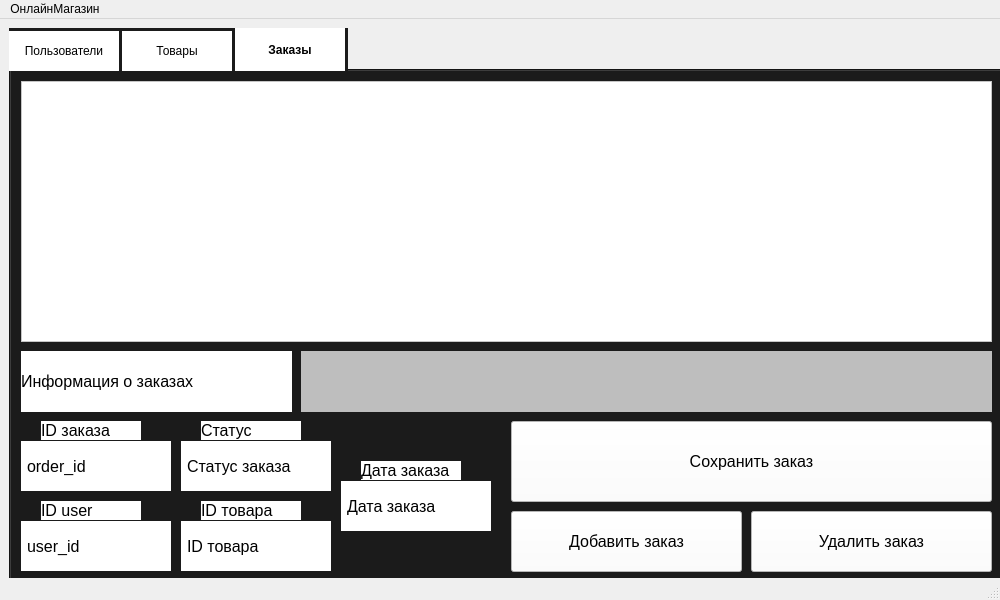
<?xml version="1.0" encoding="UTF-8"?>
<ui version="4.0">
 <class>MainWindow</class>
 <widget class="QMainWindow" name="MainWindow">
  <property name="geometry">
   <rect>
    <x>0</x>
    <y>0</y>
    <width>1000</width>
    <height>600</height>
   </rect>
  </property>
  <property name="minimumSize">
   <size>
    <width>880</width>
    <height>500</height>
   </size>
  </property>
  <property name="maximumSize">
   <size>
    <width>1000</width>
    <height>600</height>
   </size>
  </property>
  <property name="windowTitle">
   <string>Онлайн Магазин</string>
  </property>
  <property name="styleSheet">
   <string notr="true">background-color: rgb(27, 27, 27);

QTabWidget::tab-bar {
    alignment: center;
    left: 5px;
}

QTabBar::tab {
    background:  rgb(255, 255, 255);
    border: 2px solid #FFFFFF;
    min-width: 100px;
        min-height: 30px;
    padding: 3px 3px;
    margin-right: 3px;
}

QTabBar::tab:selected {
    background: #FFFFFF;
    font-weight: bold;
}

QTabBar::tab:!selected {
    margin-top: 3px;
}</string>
  </property>
  <widget class="QWidget" name="centralwidget">
   <layout class="QHBoxLayout" name="horizontalLayout">
    <item>
     <widget class="QTabWidget" name="tabWidget">
      <property name="enabled">
       <bool>true</bool>
      </property>
      <property name="minimumSize">
       <size>
        <width>1300</width>
        <height>600</height>
       </size>
      </property>
      <property name="maximumSize">
       <size>
        <width>1300</width>
        <height>600</height>
       </size>
      </property>
      <property name="styleSheet">
       <string notr="true">background-color: rgb(27, 27, 27);</string>
      </property>
      <property name="currentIndex">
       <number>2</number>
      </property>
      <widget class="QWidget" name="users_tab">
       <attribute name="title">
        <string>Пользователи</string>
       </attribute>
       <widget class="QTableView" name="users_table">
        <property name="geometry">
         <rect>
          <x>10</x>
          <y>10</y>
          <width>971</width>
          <height>261</height>
         </rect>
        </property>
        <property name="styleSheet">
         <string notr="true">background-color: rgb(255, 255, 255);

qproperty-alignment: AlignCenter; </string>
        </property>
       </widget>
       <widget class="QPushButton" name="add_row_user">
        <property name="geometry">
         <rect>
          <x>500</x>
          <y>440</y>
          <width>231</width>
          <height>61</height>
         </rect>
        </property>
        <property name="styleSheet">
         <string notr="true">background-color: rgb(255, 255, 255);

font-size: 16px;
qproperty-alignment: AlignCenter; </string>
        </property>
        <property name="text">
         <string>Добавить пользователя</string>
        </property>
       </widget>
       <widget class="QPushButton" name="remove_row_user">
        <property name="geometry">
         <rect>
          <x>740</x>
          <y>440</y>
          <width>241</width>
          <height>61</height>
         </rect>
        </property>
        <property name="styleSheet">
         <string notr="true">background-color: rgb(255, 255, 255);

font-size: 16px;
qproperty-alignment: AlignCenter; </string>
        </property>
        <property name="text">
         <string>Удалить пользователя</string>
        </property>
       </widget>
       <widget class="QLabel" name="client_info">
        <property name="geometry">
         <rect>
          <x>10</x>
          <y>280</y>
          <width>271</width>
          <height>61</height>
         </rect>
        </property>
        <property name="styleSheet">
         <string notr="true">background-color: rgb(255, 255, 255);

font-size: 16px;
qproperty-alignment: AlignCenter; </string>
        </property>
        <property name="text">
         <string>Информация о пользователе</string>
        </property>
       </widget>
       <widget class="QLabel" name="user_id">
        <property name="geometry">
         <rect>
          <x>10</x>
          <y>370</y>
          <width>150</width>
          <height>50</height>
         </rect>
        </property>
        <property name="minimumSize">
         <size>
          <width>150</width>
          <height>50</height>
         </size>
        </property>
        <property name="maximumSize">
         <size>
          <width>150</width>
          <height>50</height>
         </size>
        </property>
        <property name="styleSheet">
         <string notr="true">border: 2px solid white;
background-color: rgb(255, 255, 255);

font-size: 16px;
qproperty-alignment: AlignCenter; </string>
        </property>
        <property name="text">
         <string>user_id</string>
        </property>
       </widget>
       <widget class="QLabel" name="first_name">
        <property name="geometry">
         <rect>
          <x>170</x>
          <y>370</y>
          <width>150</width>
          <height>50</height>
         </rect>
        </property>
        <property name="minimumSize">
         <size>
          <width>150</width>
          <height>50</height>
         </size>
        </property>
        <property name="maximumSize">
         <size>
          <width>150</width>
          <height>50</height>
         </size>
        </property>
        <property name="styleSheet">
         <string notr="true">border: 2px solid white; /* Тонкая серая рамка */

font-size: 16px;
qproperty-alignment: AlignCenter; 
background-color: rgb(255, 255, 255);</string>
        </property>
        <property name="text">
         <string>Имя </string>
        </property>
       </widget>
       <widget class="QLabel" name="last_name">
        <property name="geometry">
         <rect>
          <x>10</x>
          <y>450</y>
          <width>150</width>
          <height>50</height>
         </rect>
        </property>
        <property name="minimumSize">
         <size>
          <width>150</width>
          <height>50</height>
         </size>
        </property>
        <property name="maximumSize">
         <size>
          <width>150</width>
          <height>50</height>
         </size>
        </property>
        <property name="styleSheet">
         <string notr="true">border: 2px solid white;

font-size: 16px;
qproperty-alignment: AlignCenter; 
background-color: rgb(255, 255, 255);</string>
        </property>
        <property name="text">
         <string>Фамилия </string>
        </property>
       </widget>
       <widget class="QLabel" name="email">
        <property name="geometry">
         <rect>
          <x>170</x>
          <y>450</y>
          <width>150</width>
          <height>50</height>
         </rect>
        </property>
        <property name="minimumSize">
         <size>
          <width>150</width>
          <height>50</height>
         </size>
        </property>
        <property name="maximumSize">
         <size>
          <width>150</width>
          <height>50</height>
         </size>
        </property>
        <property name="styleSheet">
         <string notr="true">border: 2px solid white;

font-size: 16px;
qproperty-alignment: AlignCenter; 
background-color: rgb(255, 255, 255);</string>
        </property>
        <property name="text">
         <string>Почта</string>
        </property>
       </widget>
       <widget class="QLabel" name="phone">
        <property name="geometry">
         <rect>
          <x>330</x>
          <y>370</y>
          <width>150</width>
          <height>50</height>
         </rect>
        </property>
        <property name="minimumSize">
         <size>
          <width>150</width>
          <height>50</height>
         </size>
        </property>
        <property name="maximumSize">
         <size>
          <width>150</width>
          <height>50</height>
         </size>
        </property>
        <property name="styleSheet">
         <string notr="true">border: 2px solid white;

font-size: 16px;
qproperty-alignment: AlignCenter; 
background-color: rgb(255, 255, 255);</string>
        </property>
        <property name="text">
         <string>Номер телефона</string>
        </property>
       </widget>
       <widget class="QLabel" name="adres">
        <property name="geometry">
         <rect>
          <x>330</x>
          <y>450</y>
          <width>150</width>
          <height>50</height>
         </rect>
        </property>
        <property name="minimumSize">
         <size>
          <width>150</width>
          <height>50</height>
         </size>
        </property>
        <property name="maximumSize">
         <size>
          <width>150</width>
          <height>50</height>
         </size>
        </property>
        <property name="styleSheet">
         <string notr="true">border: 2px solid white;

font-size: 16px;
qproperty-alignment: AlignCenter; 
background-color: rgb(255, 255, 255);</string>
        </property>
        <property name="text">
         <string>Адрес</string>
        </property>
       </widget>
       <widget class="QPushButton" name="save_users">
        <property name="geometry">
         <rect>
          <x>500</x>
          <y>350</y>
          <width>481</width>
          <height>81</height>
         </rect>
        </property>
        <property name="styleSheet">
         <string notr="true">background-color: rgb(255, 255, 255);

font-size: 16px;
qproperty-alignment: AlignCenter; </string>
        </property>
        <property name="text">
         <string>Сохранить пользователя</string>
        </property>
       </widget>
       <widget class="QLabel" name="label_saved_users">
        <property name="geometry">
         <rect>
          <x>290</x>
          <y>280</y>
          <width>691</width>
          <height>61</height>
         </rect>
        </property>
        <property name="toolTip">
         <string>&lt;html&gt;&lt;head/&gt;&lt;body&gt;&lt;p align=&quot;center&quot;&gt;Окно ошибок. Тут выходят ошибки с таблицами&lt;/p&gt;&lt;/body&gt;&lt;/html&gt;</string>
        </property>
        <property name="styleSheet">
         <string notr="true">background-color: rgb(190, 190, 190);</string>
        </property>
        <property name="text">
         <string>&lt;html&gt;&lt;head/&gt;&lt;body&gt;&lt;p align=&quot;center&quot;&gt;&lt;br/&gt;&lt;/p&gt;&lt;/body&gt;&lt;/html&gt;</string>
        </property>
       </widget>
       <widget class="QLabel" name="info_label">
        <property name="geometry">
         <rect>
          <x>30</x>
          <y>350</y>
          <width>100</width>
          <height>19</height>
         </rect>
        </property>
        <property name="minimumSize">
         <size>
          <width>100</width>
          <height>19</height>
         </size>
        </property>
        <property name="maximumSize">
         <size>
          <width>100</width>
          <height>10</height>
         </size>
        </property>
        <property name="styleSheet">
         <string notr="true">border: 0px solid white;
background-color: rgb(255, 255, 255);
font-size: 16px;
qproperty-alignment: AlignCenter; </string>
        </property>
        <property name="text">
         <string>id </string>
        </property>
       </widget>
       <widget class="QLabel" name="info_label_2">
        <property name="geometry">
         <rect>
          <x>190</x>
          <y>350</y>
          <width>100</width>
          <height>19</height>
         </rect>
        </property>
        <property name="minimumSize">
         <size>
          <width>100</width>
          <height>19</height>
         </size>
        </property>
        <property name="maximumSize">
         <size>
          <width>100</width>
          <height>10</height>
         </size>
        </property>
        <property name="styleSheet">
         <string notr="true">border: 0px solid white;
background-color: rgb(255, 255, 255);

font-size: 16px;
qproperty-alignment: AlignCenter; </string>
        </property>
        <property name="text">
         <string>Имя</string>
        </property>
       </widget>
       <widget class="QLabel" name="info_label_3">
        <property name="geometry">
         <rect>
          <x>30</x>
          <y>430</y>
          <width>100</width>
          <height>19</height>
         </rect>
        </property>
        <property name="minimumSize">
         <size>
          <width>100</width>
          <height>19</height>
         </size>
        </property>
        <property name="maximumSize">
         <size>
          <width>100</width>
          <height>10</height>
         </size>
        </property>
        <property name="styleSheet">
         <string notr="true">border: 0px solid white;
background-color: rgb(255, 255, 255);
font-size: 16px;
qproperty-alignment: AlignCenter; </string>
        </property>
        <property name="text">
         <string>Фамилия</string>
        </property>
       </widget>
       <widget class="QLabel" name="info_label_4">
        <property name="geometry">
         <rect>
          <x>190</x>
          <y>430</y>
          <width>100</width>
          <height>19</height>
         </rect>
        </property>
        <property name="minimumSize">
         <size>
          <width>100</width>
          <height>19</height>
         </size>
        </property>
        <property name="maximumSize">
         <size>
          <width>100</width>
          <height>10</height>
         </size>
        </property>
        <property name="styleSheet">
         <string notr="true">border: 0px solid white;
background-color: rgb(255, 255, 255);
font-size: 16px;
qproperty-alignment: AlignCenter; </string>
        </property>
        <property name="text">
         <string>Почта</string>
        </property>
       </widget>
       <widget class="QLabel" name="info_label_5">
        <property name="geometry">
         <rect>
          <x>350</x>
          <y>350</y>
          <width>100</width>
          <height>19</height>
         </rect>
        </property>
        <property name="minimumSize">
         <size>
          <width>100</width>
          <height>19</height>
         </size>
        </property>
        <property name="maximumSize">
         <size>
          <width>100</width>
          <height>10</height>
         </size>
        </property>
        <property name="styleSheet">
         <string notr="true">border: 0px solid white;
background-color: rgb(255, 255, 255);
font-size: 16px;
qproperty-alignment: AlignCenter; </string>
        </property>
        <property name="text">
         <string>Телефон</string>
        </property>
       </widget>
       <widget class="QLabel" name="info_label_6">
        <property name="geometry">
         <rect>
          <x>350</x>
          <y>430</y>
          <width>100</width>
          <height>19</height>
         </rect>
        </property>
        <property name="minimumSize">
         <size>
          <width>100</width>
          <height>19</height>
         </size>
        </property>
        <property name="maximumSize">
         <size>
          <width>100</width>
          <height>10</height>
         </size>
        </property>
        <property name="styleSheet">
         <string notr="true">background-color: rgb(255, 255, 255);
border: 0px solid white;

font-size: 16px;
qproperty-alignment: AlignCenter; </string>
        </property>
        <property name="text">
         <string>Адрес</string>
        </property>
       </widget>
      </widget>
      <widget class="QWidget" name="products_tab">
       <attribute name="title">
        <string>Товары</string>
       </attribute>
       <widget class="QTableView" name="products_table">
        <property name="geometry">
         <rect>
          <x>10</x>
          <y>10</y>
          <width>971</width>
          <height>261</height>
         </rect>
        </property>
        <property name="styleSheet">
         <string notr="true">background-color: rgb(255, 255, 255);
</string>
        </property>
       </widget>
       <widget class="QLabel" name="credit_info">
        <property name="geometry">
         <rect>
          <x>10</x>
          <y>280</y>
          <width>271</width>
          <height>61</height>
         </rect>
        </property>
        <property name="styleSheet">
         <string notr="true">background-color: rgb(255, 255, 255);

font-size: 16px;
qproperty-alignment: AlignCenter; </string>
        </property>
        <property name="text">
         <string>Информация о товаре</string>
        </property>
       </widget>
       <widget class="QPushButton" name="add_row_products">
        <property name="geometry">
         <rect>
          <x>500</x>
          <y>440</y>
          <width>231</width>
          <height>61</height>
         </rect>
        </property>
        <property name="minimumSize">
         <size>
          <width>0</width>
          <height>0</height>
         </size>
        </property>
        <property name="styleSheet">
         <string notr="true">background-color: rgb(255, 255, 255);

font-size: 16px;
qproperty-alignment: AlignCenter; </string>
        </property>
        <property name="text">
         <string>Добавить товар</string>
        </property>
       </widget>
       <widget class="QPushButton" name="remove_row_products">
        <property name="geometry">
         <rect>
          <x>740</x>
          <y>440</y>
          <width>241</width>
          <height>61</height>
         </rect>
        </property>
        <property name="styleSheet">
         <string notr="true">background-color: rgb(255, 255, 255);

font-size: 16px;
qproperty-alignment: AlignCenter; </string>
        </property>
        <property name="text">
         <string>Удалить товар</string>
        </property>
       </widget>
       <widget class="QLabel" name="product_id">
        <property name="geometry">
         <rect>
          <x>10</x>
          <y>370</y>
          <width>150</width>
          <height>50</height>
         </rect>
        </property>
        <property name="minimumSize">
         <size>
          <width>150</width>
          <height>50</height>
         </size>
        </property>
        <property name="maximumSize">
         <size>
          <width>150</width>
          <height>50</height>
         </size>
        </property>
        <property name="styleSheet">
         <string notr="true">border: 2px solid white;
background-color: rgb(255, 255, 255);
font-size: 16px;
qproperty-alignment: AlignCenter; </string>
        </property>
        <property name="text">
         <string>product_id</string>
        </property>
       </widget>
       <widget class="QLabel" name="name">
        <property name="geometry">
         <rect>
          <x>170</x>
          <y>370</y>
          <width>150</width>
          <height>50</height>
         </rect>
        </property>
        <property name="minimumSize">
         <size>
          <width>150</width>
          <height>50</height>
         </size>
        </property>
        <property name="maximumSize">
         <size>
          <width>150</width>
          <height>50</height>
         </size>
        </property>
        <property name="styleSheet">
         <string notr="true">border: 2px solid white;
background-color: rgb(255, 255, 255);
font-size: 16px;
qproperty-alignment: AlignCenter; </string>
        </property>
        <property name="text">
         <string>Название товара</string>
        </property>
       </widget>
       <widget class="QLabel" name="description">
        <property name="geometry">
         <rect>
          <x>10</x>
          <y>450</y>
          <width>150</width>
          <height>50</height>
         </rect>
        </property>
        <property name="minimumSize">
         <size>
          <width>150</width>
          <height>50</height>
         </size>
        </property>
        <property name="maximumSize">
         <size>
          <width>150</width>
          <height>50</height>
         </size>
        </property>
        <property name="styleSheet">
         <string notr="true">border: 2px solid white;
background-color: rgb(255, 255, 255);
font-size: 16px;
qproperty-alignment: AlignCenter; </string>
        </property>
        <property name="text">
         <string>Описание</string>
        </property>
       </widget>
       <widget class="QLabel" name="price">
        <property name="geometry">
         <rect>
          <x>330</x>
          <y>410</y>
          <width>150</width>
          <height>50</height>
         </rect>
        </property>
        <property name="minimumSize">
         <size>
          <width>150</width>
          <height>50</height>
         </size>
        </property>
        <property name="maximumSize">
         <size>
          <width>150</width>
          <height>50</height>
         </size>
        </property>
        <property name="styleSheet">
         <string notr="true">border: 2px solid white;
background-color: rgb(255, 255, 255);
font-size: 16px;
qproperty-alignment: AlignCenter; </string>
        </property>
        <property name="text">
         <string>Цена товара</string>
        </property>
       </widget>
       <widget class="QLabel" name="stock">
        <property name="geometry">
         <rect>
          <x>170</x>
          <y>450</y>
          <width>150</width>
          <height>50</height>
         </rect>
        </property>
        <property name="minimumSize">
         <size>
          <width>150</width>
          <height>50</height>
         </size>
        </property>
        <property name="maximumSize">
         <size>
          <width>150</width>
          <height>50</height>
         </size>
        </property>
        <property name="styleSheet">
         <string notr="true">border: 2px solid white;
background-color: rgb(255, 255, 255);
font-size: 16px;
qproperty-alignment: AlignCenter; </string>
        </property>
        <property name="text">
         <string>Количество товара</string>
        </property>
       </widget>
       <widget class="QLabel" name="label_saved_product">
        <property name="geometry">
         <rect>
          <x>290</x>
          <y>280</y>
          <width>691</width>
          <height>61</height>
         </rect>
        </property>
        <property name="styleSheet">
         <string notr="true">background-color: rgb(190, 190, 190);</string>
        </property>
        <property name="text">
         <string/>
        </property>
       </widget>
       <widget class="QPushButton" name="save_products">
        <property name="geometry">
         <rect>
          <x>500</x>
          <y>350</y>
          <width>481</width>
          <height>81</height>
         </rect>
        </property>
        <property name="styleSheet">
         <string notr="true">background-color: rgb(255, 255, 255);

font-size: 16px;
qproperty-alignment: AlignCenter; </string>
        </property>
        <property name="text">
         <string>Сохранить товар</string>
        </property>
       </widget>
       <widget class="QLabel" name="info_label_7">
        <property name="geometry">
         <rect>
          <x>190</x>
          <y>430</y>
          <width>100</width>
          <height>19</height>
         </rect>
        </property>
        <property name="minimumSize">
         <size>
          <width>100</width>
          <height>19</height>
         </size>
        </property>
        <property name="maximumSize">
         <size>
          <width>100</width>
          <height>10</height>
         </size>
        </property>
        <property name="styleSheet">
         <string notr="true">border: 0px solid white;
background-color: rgb(255, 255, 255);
font-size: 16px;
qproperty-alignment: AlignCenter; </string>
        </property>
        <property name="text">
         <string>Кол.товара</string>
        </property>
       </widget>
       <widget class="QLabel" name="info_label_8">
        <property name="geometry">
         <rect>
          <x>30</x>
          <y>430</y>
          <width>100</width>
          <height>19</height>
         </rect>
        </property>
        <property name="minimumSize">
         <size>
          <width>100</width>
          <height>19</height>
         </size>
        </property>
        <property name="maximumSize">
         <size>
          <width>100</width>
          <height>10</height>
         </size>
        </property>
        <property name="styleSheet">
         <string notr="true">border: 0px solid white;
background-color: rgb(255, 255, 255);
font-size: 16px;
qproperty-alignment: AlignCenter; </string>
        </property>
        <property name="text">
         <string>Описание</string>
        </property>
       </widget>
       <widget class="QLabel" name="info_label_9">
        <property name="geometry">
         <rect>
          <x>350</x>
          <y>390</y>
          <width>100</width>
          <height>19</height>
         </rect>
        </property>
        <property name="minimumSize">
         <size>
          <width>100</width>
          <height>19</height>
         </size>
        </property>
        <property name="maximumSize">
         <size>
          <width>100</width>
          <height>10</height>
         </size>
        </property>
        <property name="styleSheet">
         <string notr="true">border: 0px solid white;
background-color: rgb(255, 255, 255);
font-size: 16px;
qproperty-alignment: AlignCenter; </string>
        </property>
        <property name="text">
         <string>Цена</string>
        </property>
       </widget>
       <widget class="QLabel" name="info_label_10">
        <property name="geometry">
         <rect>
          <x>30</x>
          <y>350</y>
          <width>100</width>
          <height>19</height>
         </rect>
        </property>
        <property name="minimumSize">
         <size>
          <width>100</width>
          <height>19</height>
         </size>
        </property>
        <property name="maximumSize">
         <size>
          <width>100</width>
          <height>10</height>
         </size>
        </property>
        <property name="styleSheet">
         <string notr="true">border: 0px solid white;
background-color: rgb(255, 255, 255);
font-size: 16px;
qproperty-alignment: AlignCenter; </string>
        </property>
        <property name="text">
         <string>id </string>
        </property>
       </widget>
       <widget class="QLabel" name="info_label_11">
        <property name="geometry">
         <rect>
          <x>190</x>
          <y>350</y>
          <width>100</width>
          <height>19</height>
         </rect>
        </property>
        <property name="minimumSize">
         <size>
          <width>100</width>
          <height>19</height>
         </size>
        </property>
        <property name="maximumSize">
         <size>
          <width>100</width>
          <height>10</height>
         </size>
        </property>
        <property name="styleSheet">
         <string notr="true">border: 0px solid white;
background-color: rgb(255, 255, 255);
font-size: 16px;
qproperty-alignment: AlignCenter; </string>
        </property>
        <property name="text">
         <string>Название</string>
        </property>
       </widget>
      </widget>
      <widget class="QWidget" name="orders_tab">
       <attribute name="title">
        <string>Заказы</string>
       </attribute>
       <widget class="QTableView" name="orders_table">
        <property name="geometry">
         <rect>
          <x>10</x>
          <y>10</y>
          <width>971</width>
          <height>261</height>
         </rect>
        </property>
        <property name="styleSheet">
         <string notr="true">background-color: rgb(255, 255, 255);
</string>
        </property>
       </widget>
       <widget class="QLabel" name="payment_info">
        <property name="geometry">
         <rect>
          <x>10</x>
          <y>280</y>
          <width>271</width>
          <height>61</height>
         </rect>
        </property>
        <property name="styleSheet">
         <string notr="true">background-color: rgb(255, 255, 255);

font-size: 16px;
qproperty-alignment: AlignCenter; </string>
        </property>
        <property name="text">
         <string>Информация о заказах</string>
        </property>
       </widget>
       <widget class="QPushButton" name="add_row_orders">
        <property name="geometry">
         <rect>
          <x>500</x>
          <y>440</y>
          <width>231</width>
          <height>61</height>
         </rect>
        </property>
        <property name="styleSheet">
         <string notr="true">background-color: rgb(255, 255, 255);

font-size: 16px;
qproperty-alignment: AlignCenter; </string>
        </property>
        <property name="text">
         <string>Добавить заказ</string>
        </property>
       </widget>
       <widget class="QPushButton" name="remove_row_orders">
        <property name="geometry">
         <rect>
          <x>740</x>
          <y>440</y>
          <width>241</width>
          <height>61</height>
         </rect>
        </property>
        <property name="styleSheet">
         <string notr="true">background-color: rgb(255, 255, 255);

font-size: 16px;
qproperty-alignment: AlignCenter; </string>
        </property>
        <property name="text">
         <string>Удалить заказ</string>
        </property>
       </widget>
       <widget class="QLabel" name="order_date">
        <property name="geometry">
         <rect>
          <x>330</x>
          <y>410</y>
          <width>150</width>
          <height>50</height>
         </rect>
        </property>
        <property name="minimumSize">
         <size>
          <width>150</width>
          <height>50</height>
         </size>
        </property>
        <property name="maximumSize">
         <size>
          <width>150</width>
          <height>50</height>
         </size>
        </property>
        <property name="styleSheet">
         <string notr="true">border: 2px solid white; /* Тонкая серая рамка */
background-color: rgb(255, 255, 255);
font-size: 16px;
qproperty-alignment: AlignCenter; </string>
        </property>
        <property name="text">
         <string>Дата заказа</string>
        </property>
       </widget>
       <widget class="QLabel" name="status">
        <property name="geometry">
         <rect>
          <x>170</x>
          <y>370</y>
          <width>150</width>
          <height>50</height>
         </rect>
        </property>
        <property name="minimumSize">
         <size>
          <width>150</width>
          <height>50</height>
         </size>
        </property>
        <property name="maximumSize">
         <size>
          <width>150</width>
          <height>50</height>
         </size>
        </property>
        <property name="styleSheet">
         <string notr="true">border: 2px solid white;
background-color: rgb(255, 255, 255);
font-size: 16px;
qproperty-alignment: AlignCenter; </string>
        </property>
        <property name="text">
         <string>Статус заказа</string>
        </property>
       </widget>
       <widget class="QLabel" name="user_id_2">
        <property name="geometry">
         <rect>
          <x>10</x>
          <y>450</y>
          <width>150</width>
          <height>50</height>
         </rect>
        </property>
        <property name="minimumSize">
         <size>
          <width>150</width>
          <height>50</height>
         </size>
        </property>
        <property name="maximumSize">
         <size>
          <width>150</width>
          <height>50</height>
         </size>
        </property>
        <property name="styleSheet">
         <string notr="true">border: 2px solid white;
background-color: rgb(255, 255, 255);
font-size: 16px;
qproperty-alignment: AlignCenter; </string>
        </property>
        <property name="text">
         <string>user_id </string>
        </property>
       </widget>
       <widget class="QLabel" name="order_id">
        <property name="geometry">
         <rect>
          <x>10</x>
          <y>370</y>
          <width>150</width>
          <height>50</height>
         </rect>
        </property>
        <property name="minimumSize">
         <size>
          <width>150</width>
          <height>50</height>
         </size>
        </property>
        <property name="maximumSize">
         <size>
          <width>150</width>
          <height>50</height>
         </size>
        </property>
        <property name="styleSheet">
         <string notr="true">border: 2px solid white;
background-color: rgb(255, 255, 255);

font-size: 16px;
qproperty-alignment: AlignCenter; </string>
        </property>
        <property name="text">
         <string>order_id </string>
        </property>
       </widget>
       <widget class="QPushButton" name="save_orders">
        <property name="geometry">
         <rect>
          <x>500</x>
          <y>350</y>
          <width>481</width>
          <height>81</height>
         </rect>
        </property>
        <property name="styleSheet">
         <string notr="true">background-color: rgb(255, 255, 255);

font-size: 16px;
qproperty-alignment: AlignCenter; </string>
        </property>
        <property name="text">
         <string>Сохранить заказ</string>
        </property>
       </widget>
       <widget class="QLabel" name="label_saved_orders">
        <property name="geometry">
         <rect>
          <x>290</x>
          <y>280</y>
          <width>691</width>
          <height>61</height>
         </rect>
        </property>
        <property name="styleSheet">
         <string notr="true">background-color: rgb(190, 190, 190);</string>
        </property>
        <property name="text">
         <string/>
        </property>
       </widget>
       <widget class="QLabel" name="info_label_12">
        <property name="geometry">
         <rect>
          <x>30</x>
          <y>350</y>
          <width>100</width>
          <height>19</height>
         </rect>
        </property>
        <property name="minimumSize">
         <size>
          <width>100</width>
          <height>19</height>
         </size>
        </property>
        <property name="maximumSize">
         <size>
          <width>100</width>
          <height>10</height>
         </size>
        </property>
        <property name="styleSheet">
         <string notr="true">border: 0px solid white;
background-color: rgb(255, 255, 255);
font-size: 16px;
qproperty-alignment: AlignCenter; </string>
        </property>
        <property name="text">
         <string>ID заказа</string>
        </property>
       </widget>
       <widget class="QLabel" name="info_label_13">
        <property name="geometry">
         <rect>
          <x>30</x>
          <y>430</y>
          <width>100</width>
          <height>19</height>
         </rect>
        </property>
        <property name="minimumSize">
         <size>
          <width>100</width>
          <height>19</height>
         </size>
        </property>
        <property name="maximumSize">
         <size>
          <width>100</width>
          <height>10</height>
         </size>
        </property>
        <property name="styleSheet">
         <string notr="true">border: 0px solid white;
background-color: rgb(255, 255, 255);
font-size: 16px;
qproperty-alignment: AlignCenter; </string>
        </property>
        <property name="text">
         <string>ID user</string>
        </property>
       </widget>
       <widget class="QLabel" name="info_label_14">
        <property name="geometry">
         <rect>
          <x>190</x>
          <y>430</y>
          <width>100</width>
          <height>19</height>
         </rect>
        </property>
        <property name="minimumSize">
         <size>
          <width>100</width>
          <height>19</height>
         </size>
        </property>
        <property name="maximumSize">
         <size>
          <width>100</width>
          <height>10</height>
         </size>
        </property>
        <property name="styleSheet">
         <string notr="true">border: 0px solid white;
background-color: rgb(255, 255, 255);
font-size: 16px;
qproperty-alignment: AlignCenter; </string>
        </property>
        <property name="text">
         <string>ID товара</string>
        </property>
       </widget>
       <widget class="QLabel" name="info_label_15">
        <property name="geometry">
         <rect>
          <x>190</x>
          <y>350</y>
          <width>100</width>
          <height>19</height>
         </rect>
        </property>
        <property name="minimumSize">
         <size>
          <width>100</width>
          <height>19</height>
         </size>
        </property>
        <property name="maximumSize">
         <size>
          <width>100</width>
          <height>10</height>
         </size>
        </property>
        <property name="styleSheet">
         <string notr="true">border: 0px solid white; /* Тонкая серая рамка */
background-color: rgb(255, 255, 255);
font-size: 16px;
qproperty-alignment: AlignCenter; </string>
        </property>
        <property name="text">
         <string>Статус</string>
        </property>
       </widget>
       <widget class="QLabel" name="info_label_16">
        <property name="geometry">
         <rect>
          <x>350</x>
          <y>390</y>
          <width>100</width>
          <height>19</height>
         </rect>
        </property>
        <property name="minimumSize">
         <size>
          <width>100</width>
          <height>19</height>
         </size>
        </property>
        <property name="maximumSize">
         <size>
          <width>100</width>
          <height>10</height>
         </size>
        </property>
        <property name="styleSheet">
         <string notr="true">border: 0px solid white; /* Тонкая серая рамка */
background-color: rgb(255, 255, 255);
font-size: 16px;
qproperty-alignment: AlignCenter; </string>
        </property>
        <property name="text">
         <string>Дата заказа</string>
        </property>
       </widget>
       <widget class="QLabel" name="product_id_2">
        <property name="geometry">
         <rect>
          <x>170</x>
          <y>450</y>
          <width>150</width>
          <height>50</height>
         </rect>
        </property>
        <property name="minimumSize">
         <size>
          <width>150</width>
          <height>50</height>
         </size>
        </property>
        <property name="maximumSize">
         <size>
          <width>150</width>
          <height>50</height>
         </size>
        </property>
        <property name="styleSheet">
         <string notr="true">border: 2px solid white;
background-color: rgb(255, 255, 255);
font-size: 16px;
qproperty-alignment: AlignCenter; </string>
        </property>
        <property name="text">
         <string>ID товара</string>
        </property>
       </widget>
      </widget>
     </widget>
    </item>
   </layout>
  </widget>
  <widget class="QMenuBar" name="menubar">
   <property name="geometry">
    <rect>
     <x>0</x>
     <y>0</y>
     <width>1000</width>
     <height>21</height>
    </rect>
   </property>
   <widget class="QMenu" name="menu">
    <property name="title">
     <string>ОнлайнМагазин</string>
    </property>
    <addaction name="separator"/>
   </widget>
   <addaction name="menu"/>
  </widget>
  <widget class="QStatusBar" name="statusbar"/>
 </widget>
 <tabstops>
  <tabstop>users_table</tabstop>
  <tabstop>add_row_user</tabstop>
  <tabstop>remove_row_user</tabstop>
 </tabstops>
 <resources/>
 <connections/>
</ui>
